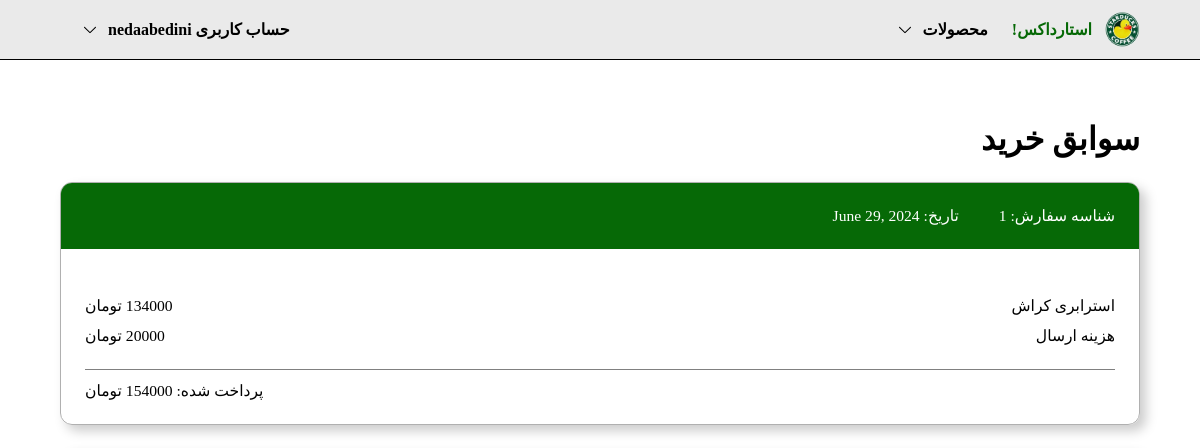
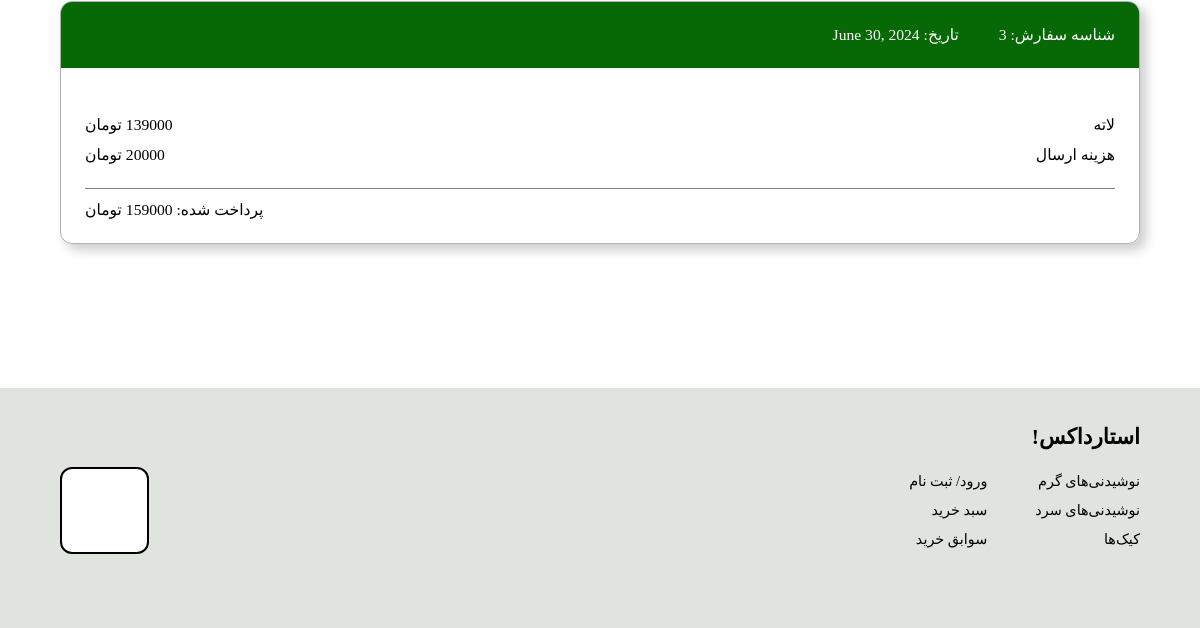
The page /history/ (signed in) on the database as committed earlier (2 pictures, top to bottom).
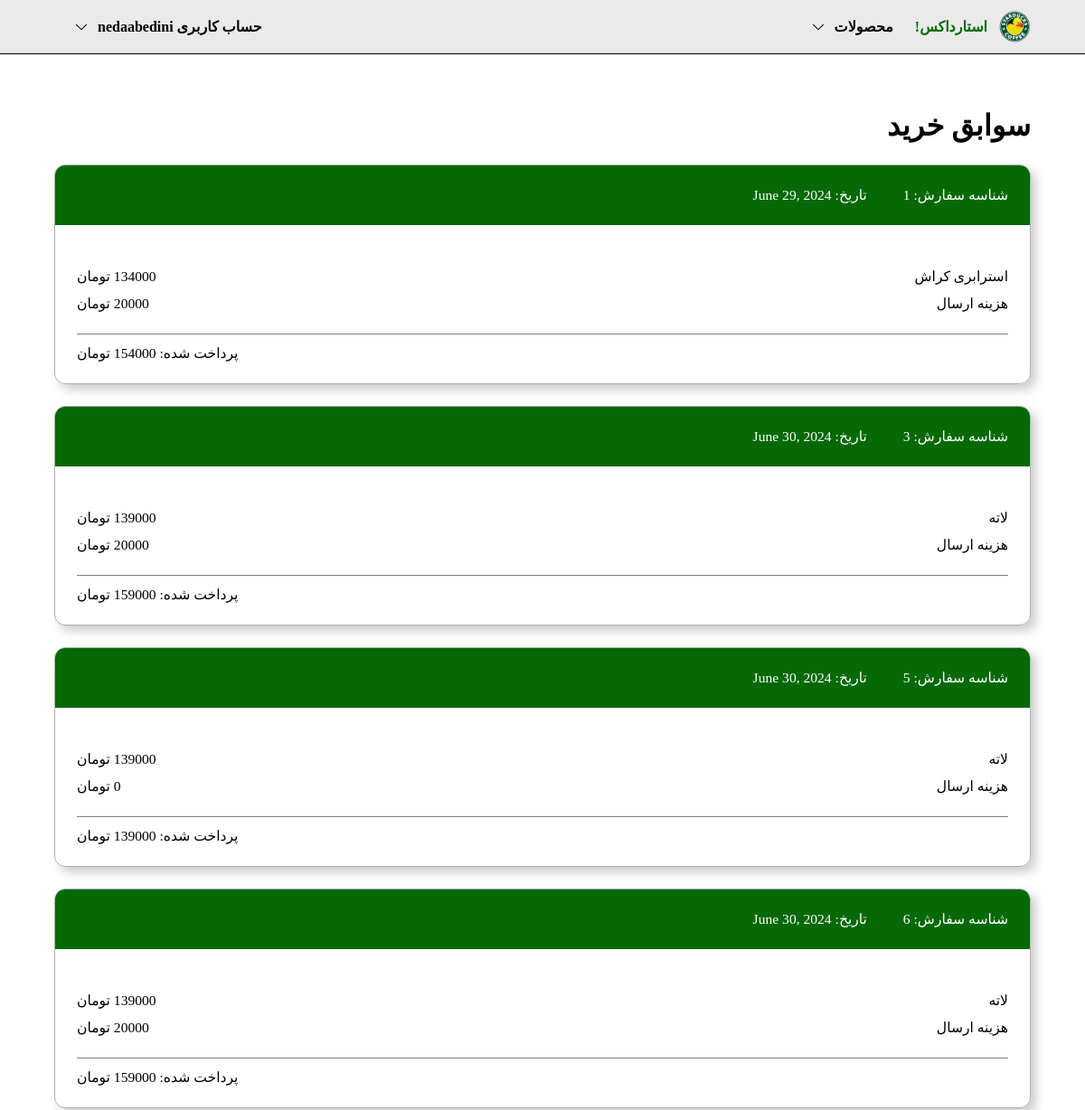
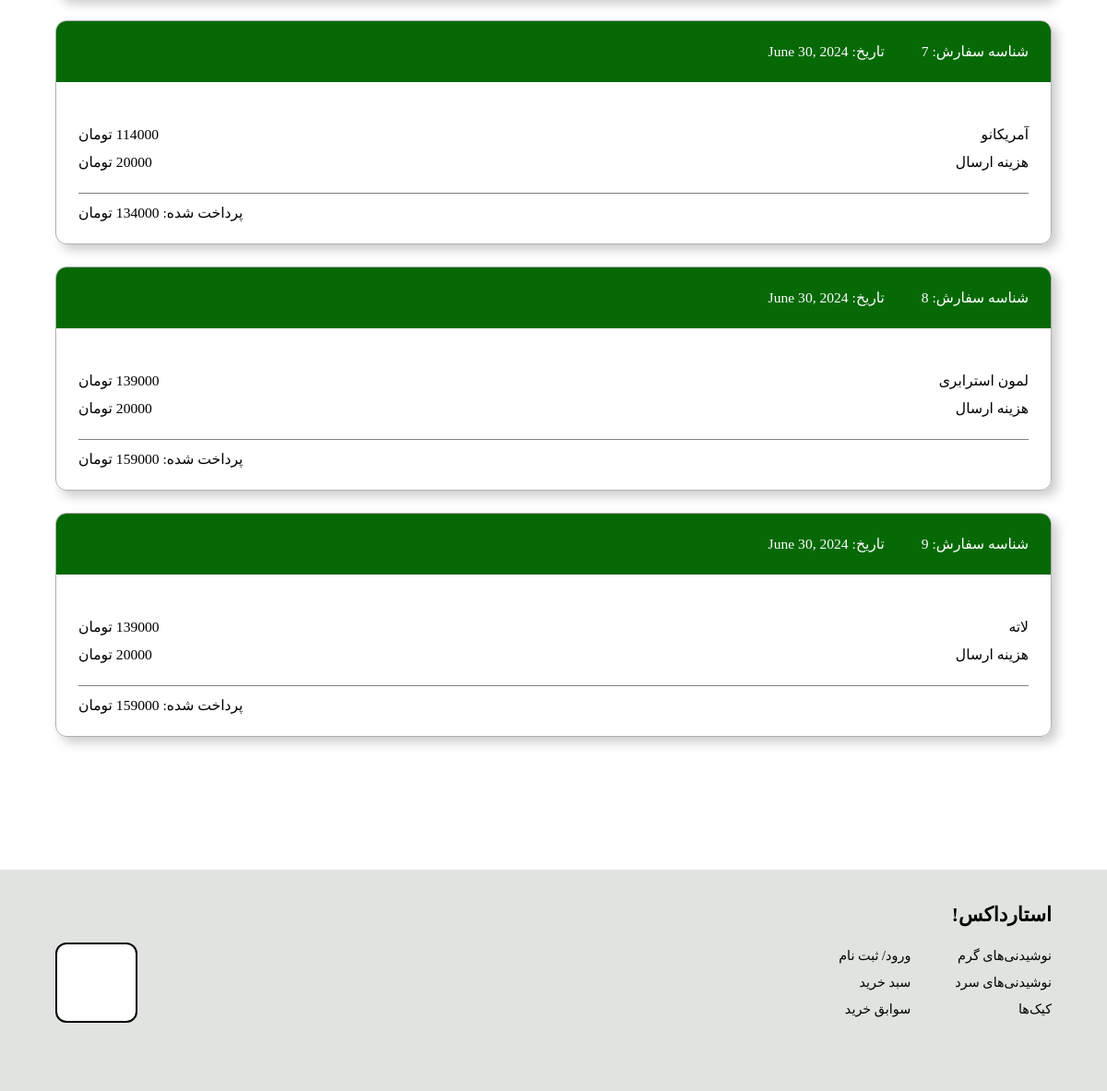
The same page on the database as committed later (2 pictures, top to bottom).
### CoffeeSite/models.py (models this page shows, shortened)
class Orders(models.Model) :
    order_id = models.AutoField(primary_key=True , unique= True)
    username = models.CharField(max_length=255)
    is_takeout = models.BooleanField(default= True) # is 1 if the order is take out and 0 if not.
    date = models.DateField(auto_created=True , default= timezone.now)
    open = models.BooleanField(default=True)

class Orders_Product(models.Model) :
    id = models.AutoField(primary_key= True)
    quantity = models.IntegerField()
    product_id = models.ForeignKey(Products , on_delete= models.CASCADE)
    order_id = models.ForeignKey(Orders , on_delete= models.CASCADE)

class Products(models.Model) :
    id = models.AutoField(primary_key= True)
    name = models.CharField(max_length=255 , unique= True , null= False , blank= False)
    price = models.PositiveIntegerField(null= False , blank= False)
    sugar = models.PositiveIntegerField(null= False , blank= False)
    raw_coffee = models.PositiveIntegerField(null = False , blank=False)
    flour= models.PositiveIntegerField(null= False , blank= False)
    chocolate = models.PositiveIntegerField(null= False , blank= False)
    vertical = models.CharField(max_length=50, choices=[
        ('warm_drink', 'نوشیدنی گرم'),
        ('cold_drink', 'نوشیدنی سرد'),
        ('cake', 'کیک')
    ])
    image = models.ImageField(upload_to="CoffeeSite/media/products", null= False , blank= False , default= None)

### CoffeeSite/views.py (the view)
# urls.py: path('history/', views.history_view, name='history'),
def history_view(request):
    orders = Orders.objects.filter(username=request.user.username, open=False)
    order_items_dict = {}
    for order in orders:
        order.items = Orders_Product.objects.filter(order_id=order)
        order.delivery_cost = order.is_takeout*20000
        order.total = 0
        for item in order.items:
            order.total += item.product_id.price + order.delivery_cost
    return render(request, "orderhistory.html", {"orders":orders,})

### CoffeeSite/templates/orderhistory.html (shortened to what this page needs)
{% extends "master.html" %}
{% block content %}
<div class="history-container">
    <h1>سوابق خرید</h1>
    {% for order in orders %}
    <div class="record-container">
        <div class="container-header">
            <span>شناسه سفارش: {{order.order_id}}</span>
            <span>تاریخ: {{order.date}}</span>
        </div>
        <div class="container-body">
            <ul>
                {% for item in order.items %}
                <li><span>{{ item.product_id.name }}</span><div class="spacer"></div><span>{{item.product_id.price}} تومان</span></li>
                {% endfor %}
                <li><span>هزینه ارسال</span><div class="spacer"></div><span>{{order.delivery_cost}} تومان</span></li>
            </ul>
            <span>پرداخت شده: {{order.total}} تومان</span>
        </div>
    </div>
    {% endfor %}
</div>
{% endblock %}

### CoffeeSite/templates/master.html (shortened to what this page needs)
<!DOCTYPE html>
<html lang="en">
<head>
        {% load static %}
        <link rel="stylesheet" href="{% static "css/main.css" %}">
</head>
<body>
    <div class="navbar">
        <a class="logo" href="{% url "home" %}">
            <img src="{% static "img/logo.jpeg" %}" alt="">
            استارداکس!
        </a>
        {% if user.is_authenticated %}
        <div class="nav-item">
            محصولات
            <img src="{% static "img/icons/down-arrow.svg"%}" alt="">
        </div>
        <div class="nav-item">
            حساب کاربری
            {{ user.username }}
            <img src="{% static "img/icons/down-arrow.svg"%}" alt="">
        </div>
        {% endif %}
    </div>
    {% block content %}{% endblock %}
    <div class="footer">
        <h2>استارداکس!</h2>
        <br>
        <div>
            <ul>
                <li><a href="/?vertical=warm_drink">نوشیدنی‌های گرم</a></li>
                <li><a href="/?vertical=cold_drink">نوشیدنی‌های سرد</a></li>
                <li><a href="/?vertical=cake">کیک‌ها</a></li>
            </ul>
            <ul>
                <li><a href="{% url "login" %}">ورود/ ثبت نام</a></li>
                <li><a href="{% url "cart" %}">سبد خرید</a></li>
                <li><a href="{% url "history" %}">سوابق خرید</a></li>
            </ul>
            <div class="spacer"></div>
            <img class="enamad" src="{% static "img/enamad.png"%}" alt="">
        </div>
    </div>
</body>
</html>

### CoffeeSite/static/css/main.css (style rules this page uses)
* { box-sizing: border-box; font-family: "Shabnam"; direction: rtl; text-decoration: none; margin: 0; padding: 0; color: black; list-style: none; text-wrap: nowrap; }
html, body { margin: 0; }
a, button { cursor: pointer; }
.navbar { width: 100%; height: 5vw; background-color: rgb(234, 234, 234); border-bottom: 0.5px black solid; display: flex; justify-content:start; align-items: center; padding: 0 5vw; font-weight: bold; z-index: 2; }
.navbar .logo { color: rgb(6, 105, 6); }
.navbar .nav-item, .navbar .logo { margin-left: 2vw; display: flex; flex-direction: row; align-items: center; text-wrap: nowrap; height: 100%; }
.navbar .logo img { width: 3vw; mix-blend-mode: darken; margin: 0 0 0 1vw; }
.navbar .nav-item img { width: 1vw; margin-right: 1vw; transition: margin 0.5s; }
.spacer { width: 100%; }
.footer { background-color: rgb(223, 228, 222); width: 100%; height: 20vw; position: relative; bottom: 0; padding: 3vw 5vw; font-size: 1.2vw; margin-top: 5vw; }
.footer div { display: flex; }
.footer div ul { margin-left: 4vw; }
.footer div ul li { padding: 0.5vw 0; text-wrap: nowrap; }
.footer img.enamad { width: 10vw; background-color: white; padding: 1vw; border: black solid 0.2vw; border-radius: 1vw; }
.record-container { border: rgb(176, 176, 176) solid 0.1vw; margin: 2vw 0; border-radius: 1vw; overflow: hidden; font-size: 1.3vw; box-shadow: rgba(0, 0, 0, 0.202) 0.5vw 0.5vw 1vw; }
.record-container .container-header { background-color: rgb(6, 105, 6); padding: 2vw; }
.record-container .container-header span { margin-left: 3vw; color: white; }
.record-container .container-body { padding: 2vw; text-align: left; }
.record-container .container-body ul { border-bottom: grey 0.1vw solid; padding: 1vw 0; margin-bottom: 1vw; }
.record-container .container-body ul li { display: flex; text-wrap: nowrap; margin: 1vw 0; }
.history-container { padding: 5vw; }

Rows that differ between the two databases and show on the page:
added Orders: order_id "5", date "June 30, 2024", delivery_cost "0", total "139000"
added Orders_Product: product_id.name "لاته", product_id.price "139000", shown under "5"
added Orders: order_id "6", date "June 30, 2024", delivery_cost "20000", total "159000"
added Orders_Product: product_id.name "لاته", product_id.price "139000", shown under "6"
added Orders: order_id "7", date "June 30, 2024", delivery_cost "20000", total "134000"
added Orders_Product: product_id.name "آمریکانو", product_id.price "114000", shown under "7"
added Orders: order_id "8", date "June 30, 2024", delivery_cost "20000", total "159000"
added Orders_Product: product_id.name "لمون استرابری", product_id.price "139000", shown under "8"
added Orders: order_id "9", date "June 30, 2024", delivery_cost "20000", total "159000"
added Orders_Product: product_id.name "لاته", product_id.price "139000", shown under "9"
